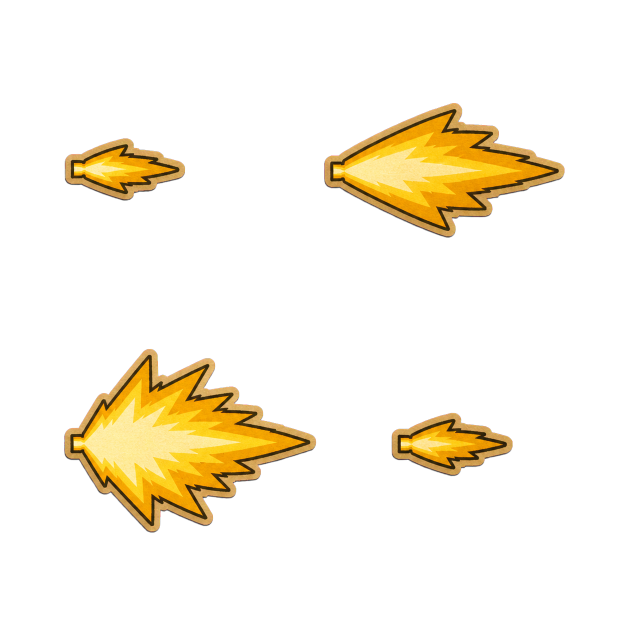
#> input picture v_apha/assets/_archive/crossbow-family-reset-2026-07-22/staging-candidates-modules/fortress_ranged/watchtower__muzzle_fx__compact_golden_flash_loop_v1_alpha_full.png, 1254 x 1254 px, found by its file name (shown at 1/2 size)
$ python build_watchtower_muzzle_flash_loop.py
#> lines starting #> are read from the running program, lines starting #| are printed output that depends on the picture
#> in main, sheet is the input picture: PIL image 1254x1254 RGBA; mean R, G, B, A 27.4, 21.1, 6.9, 33
#!/usr/bin/env python3
"""Segment and normalize the Watchtower four-frame muzzle-flash one-shot."""

from __future__ import annotations

import json
import shutil
from collections import deque
from pathlib import Path

from PIL import Image, ImageDraw, ImageFont


ROOT = Path(__file__).resolve().parents[1]
CANDIDATES = ROOT / "assets/staging/candidates/modules/fortress_ranged"
SOURCE = CANDIDATES / "watchtower__muzzle_fx__compact_golden_flash_loop_v1_chroma.png"
ALPHA_SHEET = CANDIDATES / "watchtower__muzzle_fx__compact_golden_flash_loop_v1_alpha_full.png"
CANON = ROOT / "assets/approved/canon/modules/fortress_ranged"
REVIEW = ROOT / "assets/staging/reviews/modules/fortress_ranged"
CROSSBOW_META = CANON / "watchtower__active_addon__light_single_crossbow_v1.json"
BASE_META = CANON / "fortress_ranged__base_token__round_light_v1.json"
ASSEMBLED = REVIEW / "watchtower__core_plus_light_crossbow_v1_composite.png"

FRAME_DURATION_MS = 90
SCALE_TO_WEAPON_LENGTH = 0.20
PAD = 8


def connected_components(image: Image.Image) -> list[dict]:
    alpha = image.getchannel("A")
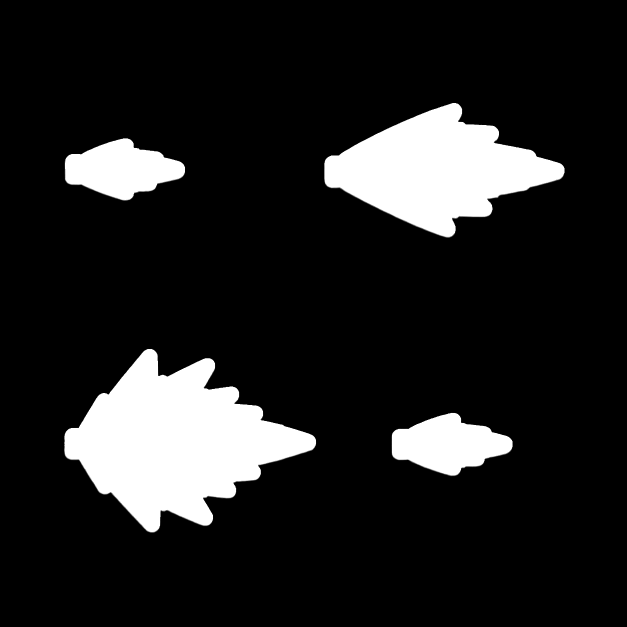
#> alpha: PIL image 1254x1254 L (shown at 1/2 size); min 0, max 255, mean 33
    w, h = image.size
#> w = 1254; h = 1254
    foreground = bytearray(1 if value > 18 else 0 for value in alpha.getdata())
    seen = bytearray(w * h)
    components = []
    for sy in range(h):
        for sx in range(w):
            start = sy * w + sx
            if not foreground[start] or seen[start]:
                continue
            queue = deque([(sx, sy)])
            seen[start] = 1
            count = sum_x = sum_y = 0
            min_x = max_x = sx
            min_y = max_y = sy
            while queue:
                x, y = queue.popleft()
                count += 1
                sum_x += x
                sum_y += y
                min_x, max_x = min(min_x, x), max(max_x, x)
                min_y, max_y = min(min_y, y), max(max_y, y)
                for nx, ny in ((x - 1, y), (x + 1, y), (x, y - 1), (x, y + 1)):
                    if 0 <= nx < w and 0 <= ny < h:
                        idx = ny * w + nx
                        if foreground[idx] and not seen[idx]:
                            seen[idx] = 1
                            queue.append((nx, ny))
            if count >= 1000:
                components.append({
                    "area": count,
                    "bbox": [min_x, min_y, max_x + 1, max_y + 1],
                    "centroid": [sum_x / count, sum_y / count],
                })
    if len(components) != 4:
        raise RuntimeError(f"expected four muzzle components, found {len(components)}")
    return sorted(components, key=lambda c: (c["centroid"][1] >= image.height / 2, c["centroid"][0]))


def checker(size: tuple[int, int], cell: int = 18) -> Image.Image:
    out = Image.new("RGB", size, "#d9d1bd")
    draw = ImageDraw.Draw(out)
    for y in range(0, size[1], cell):
        for x in range(0, size[0], cell):
            if (x // cell + y // cell) % 2:
                draw.rectangle((x, y, x + cell - 1, y + cell - 1), fill="#c8bea7")
    return out.convert("RGBA")


def main() -> None:
    CANON.mkdir(parents=True, exist_ok=True)
    REVIEW.mkdir(parents=True, exist_ok=True)
    sheet = Image.open(ALPHA_SHEET).convert("RGBA")
    components = connected_components(sheet)
#> components = 4 items
    crops = [sheet.crop(tuple(component["bbox"])) for component in components]
#> crops = 4 items
    max_width = max(crop.width for crop in crops)
#> max_width = 505
    max_height = max(crop.height for crop in crops)
#> max_height = 368
    canvas_size = [max_width + PAD * 2, max_height + PAD * 2]
#> canvas_size = [521, 384]
    pivot = [PAD, canvas_size[1] // 2]
#> pivot = [8, 192]

    frames = []
    records = []
    for index, crop in enumerate(crops, 1):
        frame = Image.new("RGBA", tuple(canvas_size), (0, 0, 0, 0))
        offset = [PAD, pivot[1] - crop.height // 2]
        frame.alpha_composite(crop, tuple(offset))
        name = f"watchtower__muzzle_fx__compact_golden_flash__frame_{index:02d}_v1_alpha.png"
        path = CANON / name
        frame.save(path, optimize=True)
        frames.append(frame)
        records.append({
            "id": f"frame_{index:02d}",
            "image": name,
            "rect": {"x": 0, "y": 0, "w": canvas_size[0], "h": canvas_size[1]},
            "contentRect": {"x": offset[0], "y": offset[1], "w": crop.width, "h": crop.height},
            "pivotPx": pivot,
            "pivot": [round(pivot[0] / canvas_size[0], 6), 0.5],
            "durationMs": FRAME_DURATION_MS,
        })
#> this loop made 4 passes
#> offset on passes 1 to 4: [8, 129], [8, 57], [8, 8], [8, 128]
#> pass 1, in main, `frame.save(path, optimize=True)`:
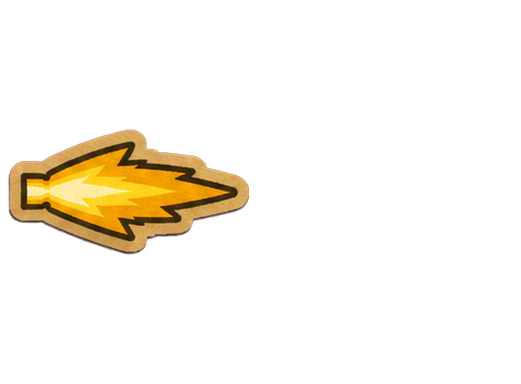
#> saved as watchtower__muzzle_fx__compact_golden_flash__frame_01_v1_alpha.png: PIL image 521x384 RGBA; mean R, G, B, A 18.2, 13.7, 4.7, 23.8; transparent parts drawn white
#> pass 2, in main, `frame.save(path, optimize=True)`:
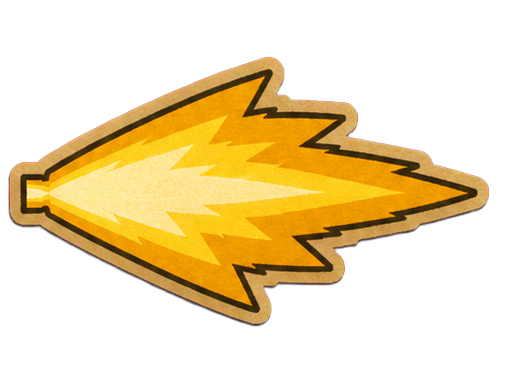
#> saved as watchtower__muzzle_fx__compact_golden_flash__frame_02_v1_alpha.png: PIL image 521x384 RGBA; mean R, G, B, A 73.2, 55.5, 16.5, 87.4; transparent parts drawn white
#> after the loop, frames = 4 items; records = 4 items

    source_copy = CANON / "watchtower__muzzle_fx__compact_golden_flash_loop_v1_chroma.png"
    shutil.copy2(SOURCE, source_copy)
    manifest = {
        "schemaVersion": 1,
        "module": "watchtower__muzzle_fx__compact_golden_flash",
        "object": "watchtower",
        "owner": "watchtower__active_addon__light_single_crossbow",
        "slot": "muzzle_fx",
        "sourceImage": source_copy.name,
        "projection": "true_top_down_orthographic_90deg",
        "forwardAxis": "+X",
        "attachment": {
            "parentAnchor": "watchtower__active_addon__light_single_crossbow.muzzle_anchor",
            "pivotPx": pivot,
            "scaleToWeaponLength": SCALE_TO_WEAPON_LENGTH,
            "inheritRotation": True,
        },
        "drawOrder": 50,
        "frames": records,
        "animations": {
            "attack_flash": {
                "frames": [record["id"] for record in records],
                "loop": False,
                "holdLast": False,
                "totalDurationMs": FRAME_DURATION_MS * len(records),
            }
        },
        "qa": {
            "segmentation": "connected_components",
            "sharedCanvas": canvas_size,
            "sharedPivot": pivot,
            "runtimeLabels": False,
            "status": "canon",
        },
    }
    manifest_path = CANON / "watchtower__muzzle_fx__compact_golden_flash_loop_v1.json"
    manifest_path.write_text(json.dumps(manifest, ensure_ascii=False, indent=2) + "\n")

    # Separate human-review grid.
    tile = 250
    header = 42
    grid = Image.new("RGB", (tile * 4, tile + header), "#292a2b")
    font = ImageFont.load_default()
    labels = ("IGNITION", "EXPANSION", "PEAK", "FADE")
    for index, frame in enumerate(frames):
        thumb = checker((tile, tile))
        scale = min(220 / canvas_size[0], 220 / canvas_size[1])
        sprite = frame.resize((round(canvas_size[0] * scale), round(canvas_size[1] * scale)), Image.Resampling.LANCZOS)
        origin = (15, (tile - sprite.height) // 2)
        thumb.alpha_composite(sprite, origin)
        grid.paste(thumb.convert("RGB"), (index * tile, header))
        draw = ImageDraw.Draw(grid)
        px = index * tile + origin[0] + round(pivot[0] * scale)
        py = header + origin[1] + round(pivot[1] * scale)
        draw.line((px - 9, py, px + 9, py), fill="#e34b46", width=2)
        draw.line((px, py - 9, px, py + 9), fill="#e34b46", width=2)
        draw.text((index * tile + 10, 14), f"{index + 1:02d} {labels[index]} {FRAME_DURATION_MS}ms", font=font, fill="#f3ead3")
#> this loop made 4 passes
#> px on passes 1 to 4: 18, 268, 518, 768
#> pass 1, in checker, `out = Image.new("RGB", size, "#d9d1bd")`:
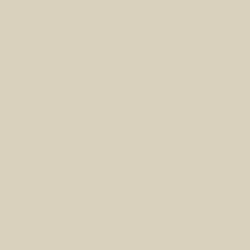
#> out: PIL image 250x250 RGB; mean R, G, B 217, 209, 189
#> after the loop:
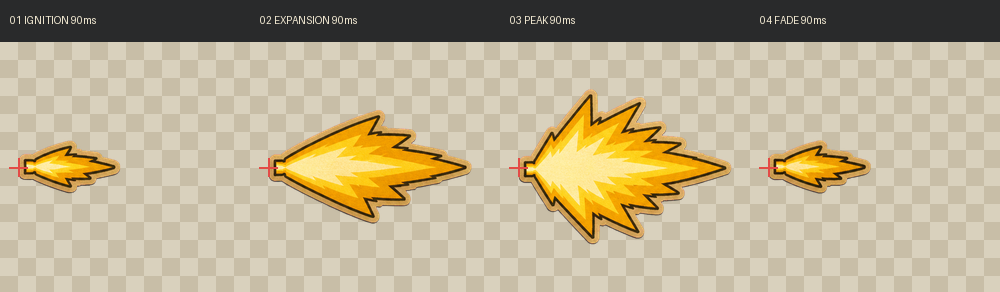
#> grid: PIL image 1000x292 RGB; mean R, G, B 185.4, 172.7, 143.4
#> after the loop:
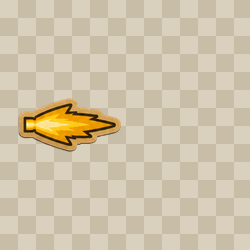
#> thumb: PIL image 250x250 RGBA; mean R, G, B, A 207.5, 196.3, 170.8, 255
    grid_path = REVIEW / "watchtower__compact_golden_muzzle_flash_loop_v1_review_grid.png"
    grid.save(grid_path, optimize=True)

    # Animated one-shot preview over the approved static Watchtower assembly.
    assembled = Image.open(ASSEMBLED).convert("RGBA")
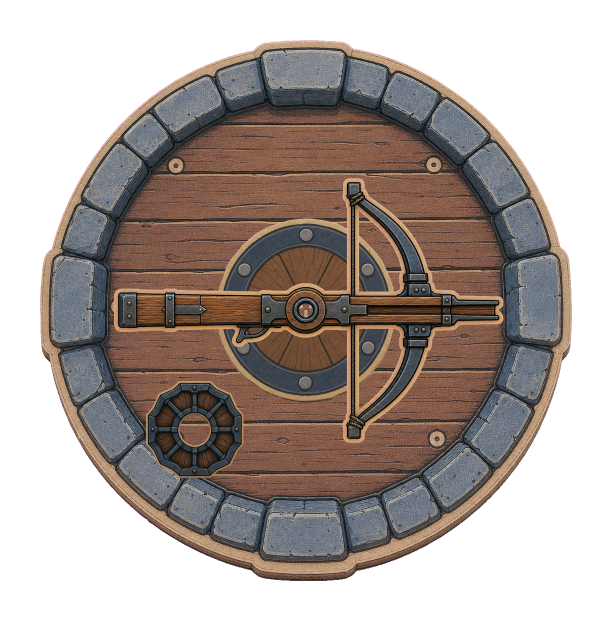
#> input picture v_apha/assets/_archive/crossbow-family-reset-2026-07-22/staging-reviews-modules/fortress_ranged/watchtower__core_plus_light_crossbow_v1_composite.png, 1224 x 1242 px, found by its file name (shown at 1/2 size)
#> assembled is the input picture: PIL image 1224x1242 RGBA; mean R, G, B, A 65.7, 55.4, 50.4, 147.5
#> (the run stopped early here; a loop or call above may not have finished)
